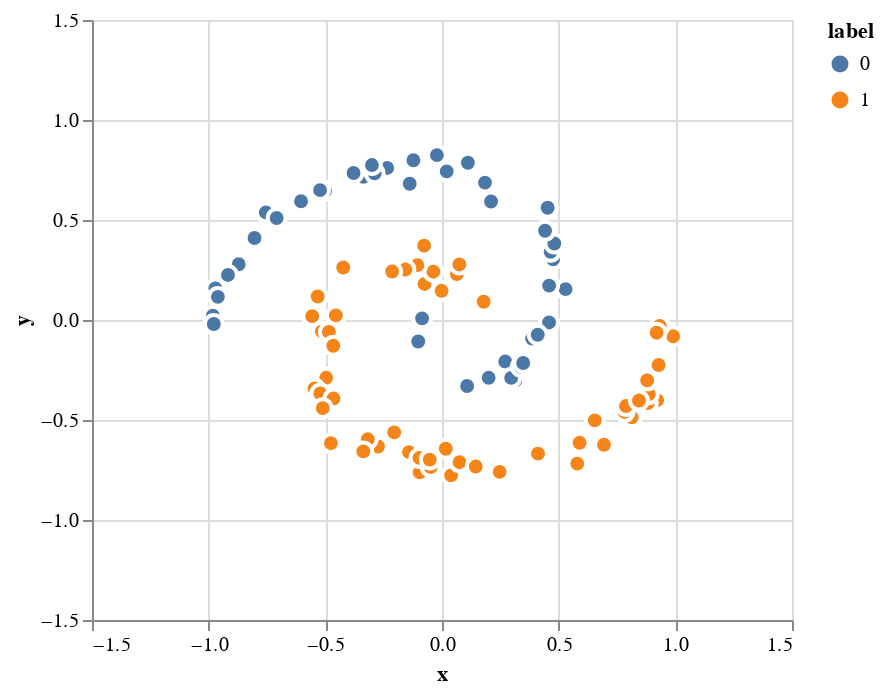

Write notebook code for a chart like this one.
### Code cell
spiral_chart = true_plot(points, labels)
spiral_chart

### Figure 1 — Vega-Lite specification as saved in the notebook (floating-point values rounded to 4 significant figures)
{"config": {"view": {"continuousWidth": 300, "continuousHeight": 300}}, "data": {"name": "data-ea5f926ea559a091408d708f08741c63"}, "mark": {"type": "circle", "opacity": 1, "size": 80, "stroke": "white"}, "encoding": {"color": {"field": "label", "type": "nominal"}, "x": {"field": "x", "scale": {"domain": [-1.5, 1.5], "nice": false}, "type": "quantitative"}, "y": {"field": "y", "scale": {"domain": [-1.5, 1.5], "nice": false}, "type": "quantitative"}}, "height": 300, "width": 350, "$schema": "https://vega.github.io/schema/vega-lite/v5.20.1.json", "datasets": {"data-ea5f926ea559a091408d708f08741c63": [{"x": -0.08531, "y": 0.008334, "label": 0}, {"x": 0.1787, "y": 0.09108, "label": 1}, {"x": 0.06364, "y": 0.2299, "label": 1}, {"x": -0.1018, "y": -0.1074, "label": 0}, {"x": -0.001736, "y": 0.1459, "label": 1}, {"x": 0.0744, "y": 0.2778, "label": 1}, {"x": -0.07479, "y": 0.1803, "label": 1}, {"x": -0.03717, "y": 0.2415, "label": 1}, {"x": -0.1055, "y": 0.2743, "label": 1}, {"x": -0.07655, "y": 0.3715, "label": 1}, {"x": -0.1569, "y": 0.2522, "label": 1}, {"x": 0.1076, "y": -0.33, "label": 0}, {"x": 0.2, "y": -0.2889, "label": 0}, {"x": -0.2137, "y": 0.2426, "label": 1}, {"x": 0.271, "y": -0.2078, "label": 0}, {"x": 0.3139, "y": -0.3035, "label": 0}, {"x": 0.2965, "y": -0.2895, "label": 0}, {"x": 0.3377, "y": -0.2342, "label": 0}, {"x": 0.348, "y": -0.2151, "label": 0}, {"x": -0.4233, "y": 0.2626, "label": 1}, {"x": 0.3863, "y": -0.09285, "label": 0}, {"x": -0.5328, "y": 0.1173, "label": 1}, {"x": -0.4549, "y": 0.02297, "label": 1}, {"x": 0.4588, "y": -0.01218, "label": 0}, {"x": 0.4103, "y": -0.07362, "label": 0}, {"x": -0.4793, "y": -0.08519, "label": 1}, {"x": -0.5563, "y": 0.01929, "label": 1}, {"x": -0.5145, "y": -0.05687, "label": 1}, {"x": -0.4848, "y": -0.05956, "label": 1}, {"x": 0.5296, "y": 0.1546, "label": 0}, {"x": -0.4661, "y": -0.1289, "label": 1}, {"x": 0.4591, "y": 0.1721, "label": 0}, {"x": -0.4965, "y": -0.289, "label": 1}, {"x": 0.4763, "y": 0.3038, "label": 0}, {"x": -0.546, "y": -0.3418, "label": 1}, {"x": -0.5216, "y": -0.3674, "label": 1}, {"x": 0.4655, "y": 0.3409, "label": 0}, {"x": -0.4649, "y": -0.3928, "label": 1}, {"x": -0.5111, "y": -0.4405, "label": 1}, {"x": 0.4814, "y": 0.3824, "label": 0}, {"x": 0.4417, "y": 0.4463, "label": 0}, {"x": -0.4759, "y": -0.616, "label": 1}, {"x": 0.4528, "y": 0.5614, "label": 0}, {"x": -0.2617, "y": -0.6344, "label": 1}, {"x": -0.2744, "y": -0.6326, "label": 1}, {"x": -0.3181, "y": -0.5966, "label": 1}, {"x": -0.3374, "y": -0.6567, "label": 1}, {"x": -0.2049, "y": -0.5619, "label": 1}, {"x": 0.2103, "y": 0.5924, "label": 0}, {"x": -0.1414, "y": -0.6604, "label": 1}, {"x": 0.1843, "y": 0.6871, "label": 0}, {"x": -0.09565, "y": -0.7615, "label": 1}, {"x": -0.09671, "y": -0.6895, "label": 1}, {"x": -0.04871, "y": -0.7354, "label": 1}, {"x": -0.05257, "y": -0.698, "label": 1}, {"x": 0.111, "y": 0.7862, "label": 0}, {"x": 0.01628, "y": -0.6439, "label": 1}, {"x": -0.02177, "y": 0.8245, "label": 0}, {"x": 0.02014, "y": 0.7434, "label": 0}, {"x": 0.03891, "y": -0.7766, "label": 1}, {"x": 0.07513, "y": -0.7111, "label": 1}, {"x": -0.1226, "y": 0.7989, "label": 0}, {"x": 0.1447, "y": -0.7328, "label": 1}, {"x": -0.1385, "y": 0.6813, "label": 0}, {"x": 0.2471, "y": -0.7594, "label": 1}, {"x": -0.337, "y": 0.7159, "label": 0}, {"x": -0.2352, "y": 0.7603, "label": 0}, {"x": -0.2886, "y": 0.7335, "label": 0}, {"x": -0.3003, "y": 0.7748, "label": 0}, {"x": -0.379, "y": 0.7349, "label": 0}, {"x": 0.4114, "y": -0.6682, "label": 1}, {"x": 0.5797, "y": -0.7181, "label": 1}, {"x": -0.5267, "y": 0.6338, "label": 0}, {"x": -0.5018, "y": 0.6456, "label": 0}, {"x": -0.5226, "y": 0.6492, "label": 0}, {"x": 0.5896, "y": -0.6141, "label": 1}, {"x": 0.6548, "y": -0.502, "label": 1}, {"x": -0.604, "y": 0.5938, "label": 0}, {"x": 0.6942, "y": -0.6237, "label": 1}, {"x": -0.7549, "y": 0.5377, "label": 0}, {"x": -0.7088, "y": 0.5101, "label": 0}, {"x": 0.813, "y": -0.4865, "label": 1}, {"x": -0.8035, "y": 0.4101, "label": 0}, {"x": 0.7825, "y": -0.4598, "label": 1}, {"x": 0.7886, "y": -0.4302, "label": 1}, {"x": 0.9223, "y": -0.4007, "label": 1}, {"x": 0.8819, "y": -0.4159, "label": 1}, {"x": 0.8863, "y": -0.371, "label": 1}, {"x": 0.8441, "y": -0.4027, "label": 1}, {"x": -0.8713, "y": 0.2788, "label": 0}, {"x": 0.8793, "y": -0.302, "label": 1}, {"x": 0.9283, "y": -0.2249, "label": 1}, {"x": -0.9712, "y": 0.1584, "label": 0}, {"x": -0.9173, "y": 0.2253, "label": 0}, {"x": 0.9907, "y": -0.08121, "label": 1}, {"x": -0.982, "y": 0.02178, "label": 0}, {"x": -0.9604, "y": 0.1156, "label": 0}, {"x": 0.9332, "y": -0.02925, "label": 1}, {"x": 0.9199, "y": -0.06352, "label": 1}, {"x": -0.978, "y": -0.01986, "label": 0}]}}
